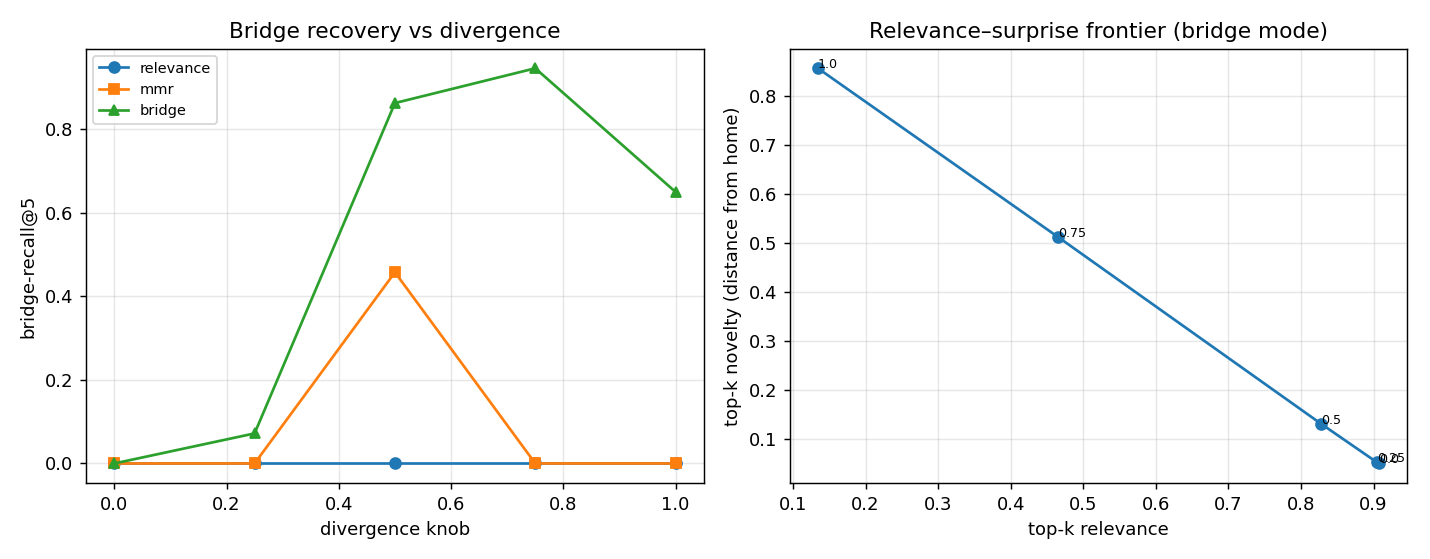

Reproduce this figure in Python.
#!/usr/bin/env python3
"""RESEARCH — serendipitous / divergent recall (roadmap 2B).

THESIS. Everyone optimizes relevance (convergence). Sometimes the useful memory is the
distant-but-bridgeable one — a note connecting two active-but-unlinked clusters, which a
pure-relevance ranker buries under nearer in-cluster notes. A controllable knob
`NEVERTWICE_DIVERGENCE ∈ [0,1]` should trade convergence↔serendipity WITHOUT destroying
relevance, and a bridge-aware variant should surface those connectors specifically.

THREE recall modes (select top-k from the pool for a query active in cluster i):
  • relevance — top-k by cosine (convergent; the baseline).
  • MMR       — Maximal Marginal Relevance: λ·rel − (1−λ)·max-sim-to-selected, λ=1−div
                (diverse, but diversity ≠ bridging — it may pick any far note).
  • bridge    — (1−div)·rel + div·bridge(m), bridge(m)=product of m's top-2 cosines to the
                cluster centroids: a query-independent betweenness proxy, high for a note that
                sits between two clusters (the graph machinery's structural bridge, made cheap).

EXPERIMENT (synthetic world with planted bridge notes = normalize(c_a + c_b)):
  • bridge-recall@k — does a bridge FROM the active cluster appear in the top-k? (swept over div)
  • relevance ↔ novelty Pareto — top-k mean relevance vs mean distance-from-home-cluster (the
    controllable frontier)
  • cross-cluster surfacing rate — fraction of top-k outside the home cluster

CLAIM. "Divergent recall: controllable serendipity in agent memory, and the relevance–surprise
frontier." Honest scope: structural metrics only — the LLM-judged "did this spark a useful
connection" is the fuzzy part left to a human/LLM study; synthetic, seeded, CPU.

    python research/divergent.py            # report
    python research/divergent.py --save     # + divergent.json (+ .png if mpl)
    python research/divergent.py --quick    # smoke (fewer queries/seeds)

Research dep: numpy (matplotlib optional). Seeded; deterministic.
"""
import json
import sys
from pathlib import Path

try:
    import numpy as np
except ImportError:
    print("divergent needs numpy (research dep): pip install numpy", file=sys.stderr)
    sys.exit(2)

HERE = Path(__file__).resolve().parent
sys.path.insert(0, str(HERE.parent))

try:
    sys.stdout.reconfigure(encoding="utf-8", errors="replace")
except Exception:
    pass

QUICK = "--quick" in sys.argv
SAVE = "--save" in sys.argv
DIM = 48
N_CLUSTERS = 12
PER_CLUSTER = 10
N_BRIDGES = 18                      # planted notes between random cluster pairs
SPREAD = 0.05                       # tight in-cluster perturbation (scaled for DIM) → pure
#                       relevance fills top-k with in-cluster notes and BURIES the bridges
SIGMA_Q = 0.05                      # crisp query noise
K = 5                              # top-k recall set
DIVS = [0.0, 0.25, 0.5, 0.75, 1.0]
QUERIES = 200 if QUICK else 800
SEEDS = 3 if QUICK else 6


def gen_world(rng):
    """Centroids, in-cluster notes, and planted bridge notes (between two clusters)."""
    cent = rng.normal(size=(N_CLUSTERS, DIM))
    cent /= np.linalg.norm(cent, axis=1, keepdims=True)
    vecs, cluster, bridges_of = [], [], []          # bridges_of[i] = set of clusters a note bridges
    for c in range(N_CLUSTERS):
        for _ in range(PER_CLUSTER):
            v = cent[c] + SPREAD * rng.normal(size=DIM)
            vecs.append(v / np.linalg.norm(v))
            cluster.append(c)
            bridges_of.append(set())
    for _ in range(N_BRIDGES):
        a, b = rng.choice(N_CLUSTERS, size=2, replace=False)
        v = cent[a] + cent[b]                        # equidistant → a bridge
        vecs.append(v / np.linalg.norm(v))
        cluster.append(-1)                           # not a home cluster
        bridges_of.append({int(a), int(b)})
    return {"vec": np.array(vecs), "cluster": np.array(cluster),
            "bridges_of": bridges_of, "cent": cent}


def bridge_score(world):
    """Betweenness proxy per note: product of its top-2 cosines to the cluster centroids —
    high when a note sits between two clusters, ~0 when it's firmly inside one."""
    sims = world["vec"] @ world["cent"].T            # (N, N_CLUSTERS)
    top2 = np.sort(sims, axis=1)[:, -2:]
    return np.clip(top2[:, 0], 0, None) * np.clip(top2[:, 1], 0, None)


def select(mode, div, qv, world, bscore):
    """Return the top-K note indices under a recall mode."""
    rel = world["vec"] @ qv
    if mode == "relevance" or div == 0.0:
        return list(np.argsort(-rel)[:K])
    if mode == "bridge":
        score = (1 - div) * rel + div * bscore
        return list(np.argsort(-score)[:K])
    # MMR (vectorised): greedy λ·rel − (1−λ)·max sim-to-selected; one matmul per pick
    lam = 1 - div
    chosen = []
    max_sim = np.full(len(rel), -1.0)               # max similarity to the chosen set
    avail = np.ones(len(rel), dtype=bool)
    for _ in range(K):
        marg = lam * rel - (1 - lam) * np.clip(max_sim, 0, None)
        marg[~avail] = -np.inf
        best = int(np.argmax(marg))
        chosen.append(best)
        avail[best] = False
        max_sim = np.maximum(max_sim, world["vec"] @ world["vec"][best])
    return chosen


def run():
    modes = ("relevance", "mmr", "bridge")
    # metrics[mode][div] = {bridge_recall, relevance, novelty, cross}
    agg = {md: {d: {k: [] for k in ("br", "rel", "nov", "cross")} for d in DIVS} for md in modes}
    for seed in range(SEEDS):
        wrng = np.random.default_rng(11000 + seed)
        world = gen_world(wrng)
        bscore = bridge_score(world)
        cent = world["cent"]
        qrng = np.random.default_rng(22000 + seed)
        for _ in range(QUERIES):
            i = int(qrng.integers(N_CLUSTERS))
            qv = cent[i] + SIGMA_Q * qrng.normal(size=DIM)
            qv /= np.linalg.norm(qv)
            for md in modes:
                for d in DIVS:
                    sel = select(md, d, qv, world, bscore)
                    br = any(i in world["bridges_of"][s] for s in sel)
                    rel = float(np.mean([world["vec"][s] @ qv for s in sel]))
                    nov = float(np.mean([1 - world["vec"][s] @ cent[i] for s in sel]))
                    cross = float(np.mean([world["cluster"][s] != i for s in sel]))
                    agg[md][d]["br"].append(1.0 if br else 0.0)
                    agg[md][d]["rel"].append(rel)
                    agg[md][d]["nov"].append(nov)
                    agg[md][d]["cross"].append(cross)
    return agg


def _m(xs):
    return float(np.mean(xs)) if xs else 0.0


def main():
    bar = "=" * 78
    print(bar)
    print("  SERENDIPITOUS / DIVERGENT RECALL (2B) — controllable convergence↔surprise")
    print(bar)
    print(f"  world: {N_CLUSTERS} clusters × {PER_CLUSTER} notes + {N_BRIDGES} planted bridges (dim {DIM}); "
          f"{QUERIES}×{SEEDS} queries; top-{K}")
    agg = run()

    print(f"\n— bridge-recall@{K} (a bridge FROM the active cluster surfaced) vs divergence —")
    print(f"  {'divergence':>11}" + "".join(f"{d:>8}" for d in DIVS))
    for md in ("relevance", "mmr", "bridge"):
        cells = "".join(f"{_m(agg[md][d]['br']):>8.3f}" for d in DIVS)
        print(f"  {md:>11}{cells}")
    base = _m(agg["relevance"][0.0]["br"])
    bb = _m(agg["bridge"][0.75]["br"])
    mm = _m(agg["mmr"][0.75]["br"])
    print(f"  → at div=0 (pure relevance) bridge-recall {base:.3f}; bridge-aware@0.75 {bb:.3f}, "
          f"MMR@0.75 {mm:.3f} — bridges are specifically recovered, diversity alone less so.")

    print(f"\n— relevance ↔ novelty Pareto (bridge mode, top-{K} means) vs divergence —")
    print(f"  {'div':>5} {'relevance':>10} {'novelty':>9} {'cross-cluster':>14}")
    for d in DIVS:
        print(f"  {d:>5} {_m(agg['bridge'][d]['rel']):>10.3f} {_m(agg['bridge'][d]['nov']):>9.3f} "
              f"{_m(agg['bridge'][d]['cross']):>14.3f}")
    print("  → the knob trades relevance for novelty/cross-cluster surfacing on a smooth frontier.")

    if SAVE:
        out = {"clusters": N_CLUSTERS, "bridges": N_BRIDGES, "k": K, "divs": DIVS,
               "bridge_recall": {md: {str(d): _m(agg[md][d]["br"]) for d in DIVS}
                                 for md in agg},
               "pareto_bridge": {str(d): {"relevance": _m(agg["bridge"][d]["rel"]),
                                          "novelty": _m(agg["bridge"][d]["nov"]),
                                          "cross": _m(agg["bridge"][d]["cross"])} for d in DIVS}}
        p = HERE / "divergent.json"
        p.write_text(json.dumps(out, ensure_ascii=False, indent=1), encoding="utf-8")
        print(f"\n  saved → {p}")
        _figure(agg, HERE / "divergent.png")
    print(bar)


def _figure(agg, path):
    try:
        import matplotlib
        matplotlib.use("Agg")
        import matplotlib.pyplot as plt
    except Exception as e:
        print(f"  [figure skipped: matplotlib unavailable — {e}]")
        return
    fig, (ax1, ax2) = plt.subplots(1, 2, figsize=(11, 4.3))
    for md, mark in (("relevance", "o"), ("mmr", "s"), ("bridge", "^")):
        ax1.plot(DIVS, [_m(agg[md][d]["br"]) for d in DIVS], marker=mark, label=md)
    ax1.set_xlabel("divergence knob")
    ax1.set_ylabel(f"bridge-recall@{K}")
    ax1.set_title("Bridge recovery vs divergence")
    ax1.legend(fontsize=8)
    ax1.grid(alpha=0.3)
    ax2.plot([_m(agg["bridge"][d]["rel"]) for d in DIVS],
             [_m(agg["bridge"][d]["nov"]) for d in DIVS], marker="o")
    for d in DIVS:
        ax2.annotate(f"{d}", (_m(agg["bridge"][d]["rel"]), _m(agg["bridge"][d]["nov"])), fontsize=7)
    ax2.set_xlabel("top-k relevance")
    ax2.set_ylabel("top-k novelty (distance from home)")
    ax2.set_title("Relevance–surprise frontier (bridge mode)")
    ax2.grid(alpha=0.3)
    fig.tight_layout()
    fig.savefig(path, dpi=130)
    plt.close(fig)
    print(f"  figure → {path}")


if __name__ == "__main__":
    main()
